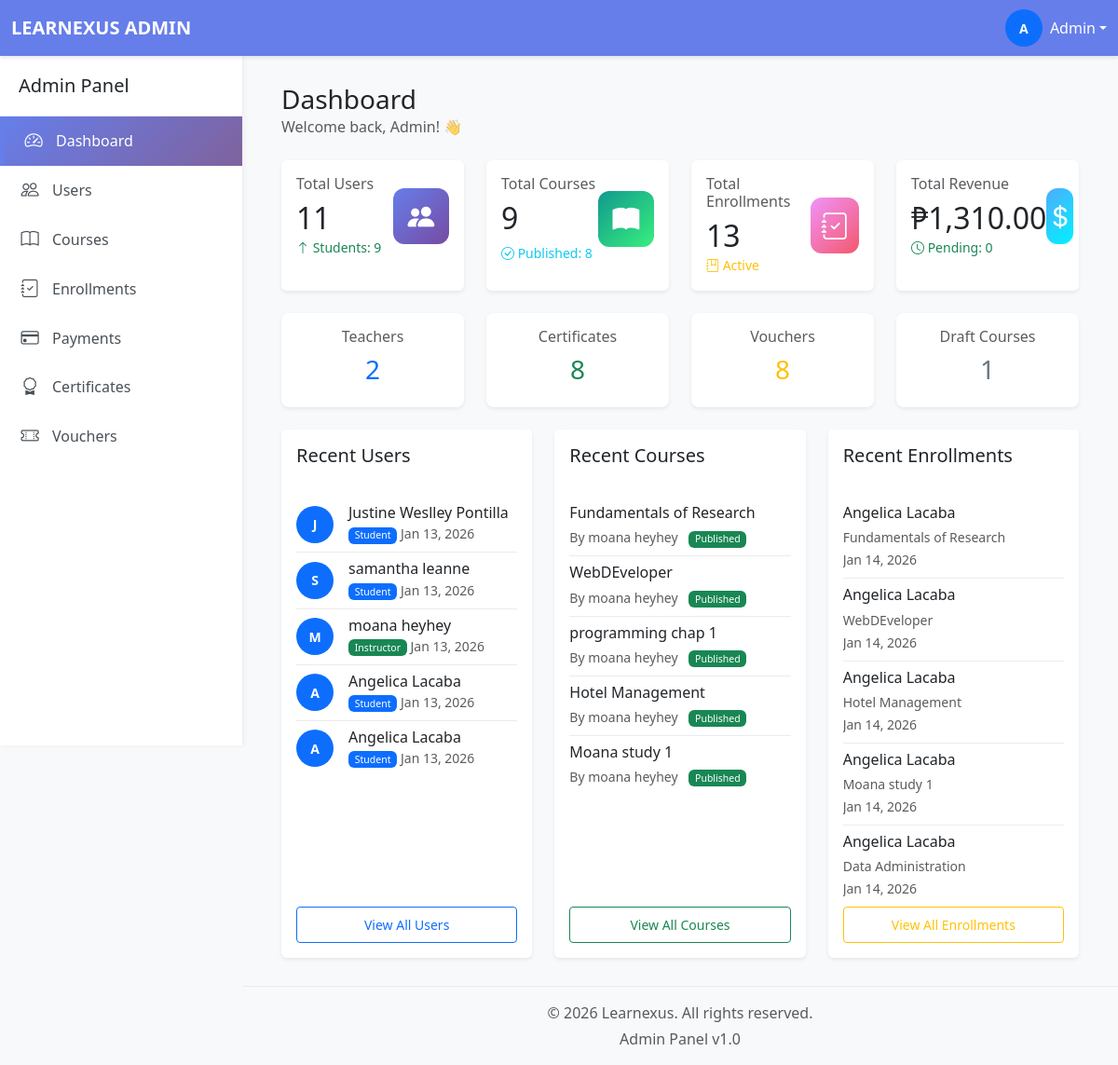
The app's page /admin/dashboard.php (signed in), older data.
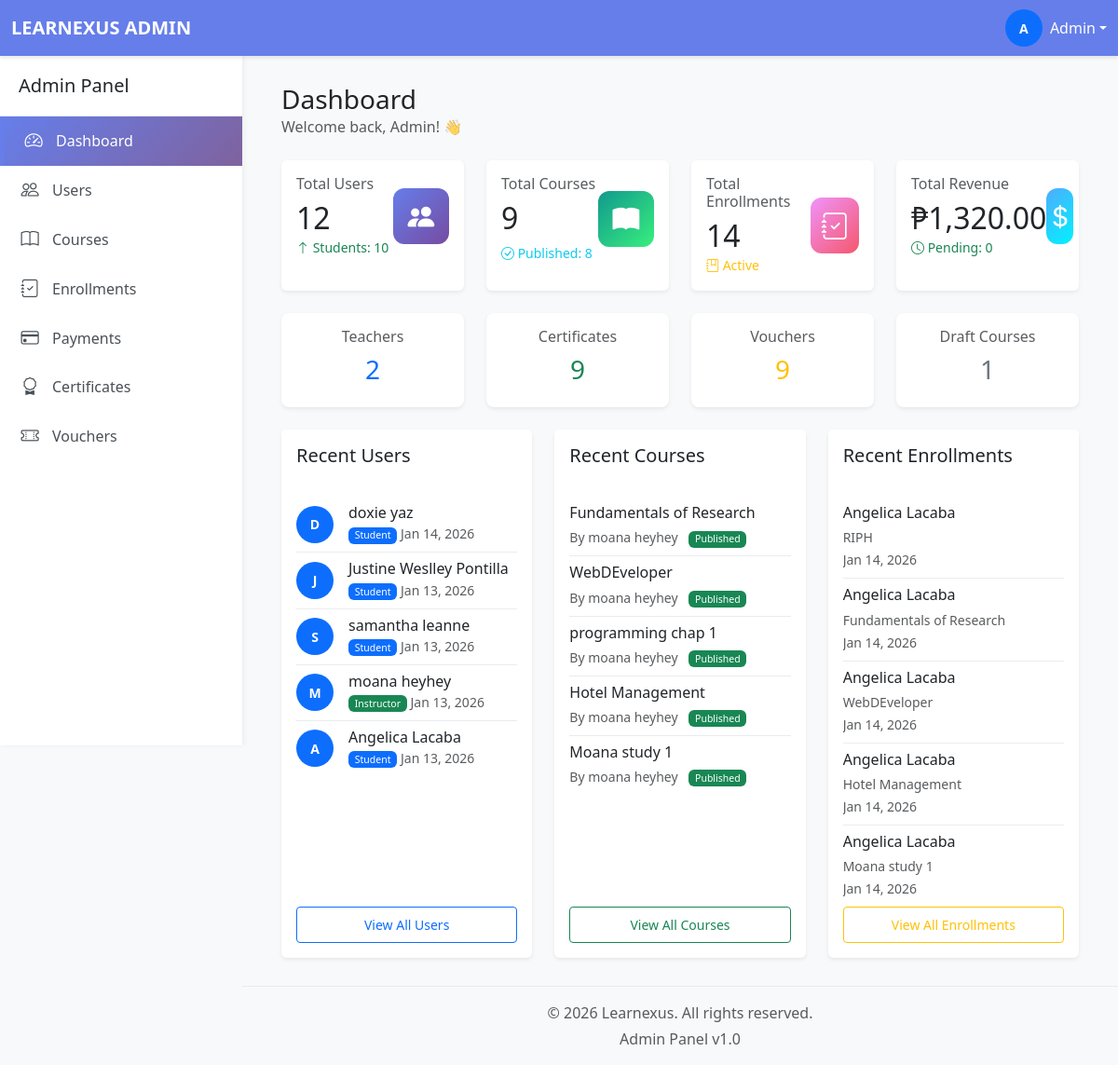
The same page, newer data.
### tables this page shows
CREATE TABLE `users` (
  `userID` int(11) NOT NULL,
  `email` varchar(255) NOT NULL,
  `passwordHash` varchar(255) NOT NULL,
  `firstName` varchar(100) NOT NULL,
  `lastName` varchar(100) NOT NULL,
  `middleInitial` varchar(5) NOT NULL,
  `phone` varchar(20) DEFAULT NULL,
  `avatar` varchar(255) DEFAULT NULL,
  `phoneVerified` tinyint(1) DEFAULT 0,
  `emailVerified` tinyint(1) DEFAULT 0,
  `role` enum('student','instructor','admin') DEFAULT 'student',
  `status` enum('active','inactive','suspended') DEFAULT 'active',
  `createdAt` timestamp NOT NULL DEFAULT current_timestamp(),
  `studentNumber` varchar(50) DEFAULT NULL,
  `teacherNumber` varchar(50) DEFAULT NULL
);

CREATE TABLE `courses` (
  `courseID` int(11) NOT NULL,
  `teacherID` int(11) NOT NULL,
  `title` varchar(255) NOT NULL,
  `description` text DEFAULT NULL,
  `price` decimal(10,2) DEFAULT 0.00,
  `category` varchar(100) DEFAULT NULL,
  `status` enum('draft','published','archived') DEFAULT 'draft',
  `passingScore` int(11) DEFAULT 70,
  `createdAt` timestamp NOT NULL DEFAULT current_timestamp()
);

CREATE TABLE `enrollments` (
  `enrollmentID` int(11) NOT NULL,
  `userID` int(11) NOT NULL,
  `courseID` int(11) NOT NULL,
  `paymentID` int(11) DEFAULT NULL,
  `progressPercentage` decimal(5,2) DEFAULT 0.00,
  `enrolledAt` timestamp NOT NULL DEFAULT current_timestamp(),
  `completedAt` timestamp NULL DEFAULT NULL,
  `status` enum('active','completed','dropped','pending') DEFAULT 'active'
);

### admin/dashboard.php (the view, shortened to what the changed rows need)
<?php
require_once '../database/db_connect.php';
try {
    $stmt = $conn->query("SELECT role, COUNT(*) as count FROM users GROUP BY role");
    $userStats = $stmt->fetchAll(PDO::FETCH_KEY_PAIR);
    $totalStudents = $userStats['student'] ?? 0;
    $totalTeachers = $userStats['instructor'] ?? 0;
    $totalUsers = $totalStudents + $totalTeachers;
    $stmt = $conn->query("SELECT status, COUNT(*) as count FROM courses GROUP BY status");
    $courseStats = $stmt->fetchAll(PDO::FETCH_KEY_PAIR);
    $publishedCourses = $courseStats['published'] ?? 0;
    $draftCourses = $courseStats['draft'] ?? 0;
    $archivedCourses = $courseStats['archived'] ?? 0;
    $totalCourses = $publishedCourses + $draftCourses + $archivedCourses;
    $stmt = $conn->query("SELECT COUNT(*) FROM enrollments");
    $totalEnrollments = $stmt->fetchColumn();
    $stmt = $conn->query("SELECT SUM(amount) FROM payments WHERE status = 'completed'");
    $totalRevenue = $stmt->fetchColumn() ?? 0;
    $stmt = $conn->query("SELECT COUNT(*) FROM payments WHERE status = 'pending'");
    $pendingPayments = $stmt->fetchColumn();
    $stmt = $conn->query("SELECT COUNT(*) FROM certificates");
    $totalCertificates = $stmt->fetchColumn();
    $stmt = $conn->query("SELECT COUNT(*) as total, SUM(isUsed) as used FROM vouchers");
    $voucherStats = $stmt->fetch();
    $totalVouchers = $voucherStats['total'] ?? 0;
    $stmt = $conn->query("SELECT userID, firstName, lastName, role, createdAt FROM users ORDER BY createdAt DESC LIMIT 5");
    $recentUsers = $stmt->fetchAll(PDO::FETCH_ASSOC);
    $stmt = $conn->query("
        SELECT c.courseID, c.title, c.status, c.createdAt, u.firstName, u.lastName
        FROM courses c
        JOIN users u ON c.teacherID = u.userID
        ORDER BY c.createdAt DESC
        LIMIT 5
    ");
    $recentCourses = $stmt->fetchAll(PDO::FETCH_ASSOC);
    $stmt = $conn->query("
        SELECT e.enrollmentID, e.enrolledAt, u.firstName, u.lastName, c.title
        FROM enrollments e
        JOIN users u ON e.userID = u.userID
        JOIN courses c ON e.courseID = c.courseID
        ORDER BY e.enrolledAt DESC
        LIMIT 5
    ");
    $recentEnrollments = $stmt->fetchAll(PDO::FETCH_ASSOC);
} catch (PDOException $e) {
    error_log("Dashboard Error: " . $e->getMessage());
}
include 'includes/header.php';
?>
<div class="main-content">
    <div class="container-fluid">
        <div class="d-flex justify-content-between align-items-center mb-4">
            <div>
                <h1 class="h3 mb-0">Dashboard</h1>
            </div>
        </div>
        <div class="row g-4 mb-4">
            <div class="col-xl-3 col-md-6">
                <div class="card stat-card border-0 shadow-sm h-100">
                    <div class="card-body">
                        <div class="d-flex justify-content-between align-items-center">
                            <div>
                                <h6 class="text-muted mb-2">Total Users</h6>
                                <h2 class="mb-0"><?php echo number_format($totalUsers); ?></h2>
                                <small class="text-success">
                                    <i class="bi bi-arrow-up"></i> Students: <?php echo $totalStudents; ?>
                                </small>
                            </div>
                        </div>
                    </div>
                </div>
            </div>
            <div class="col-xl-3 col-md-6">
                <div class="card stat-card border-0 shadow-sm h-100">
                    <div class="card-body">
                        <div class="d-flex justify-content-between align-items-center">
                            <div>
                                <h2 class="mb-0"><?php echo number_format($totalCourses); ?></h2>
                            </div>
                        </div>
                    </div>
                </div>
            </div>
            <div class="col-xl-3 col-md-6">
                <div class="card stat-card border-0 shadow-sm h-100">
                    <div class="card-body">
                        <div class="d-flex justify-content-between align-items-center">
                            <div>
                                <h6 class="text-muted mb-2">Total Enrollments</h6>
                                <h2 class="mb-0"><?php echo number_format($totalEnrollments); ?></h2>
                                <small class="text-warning">
                                    <i class="bi bi-journal-bookmark"></i> Active
                                </small>
                            </div>
                        </div>
                    </div>
                </div>
            </div>
            <div class="col-xl-3 col-md-6">
                <div class="card stat-card border-0 shadow-sm h-100">
                    <div class="card-body">
                        <div class="d-flex justify-content-between align-items-center">
                            <div>
                                <h6 class="text-muted mb-2">Total Revenue</h6>
                                <h2 class="mb-0">₱<?php echo number_format($totalRevenue, 2); ?></h2>
                                <small class="text-success">
                                    <i class="bi bi-clock"></i> Pending: <?php echo $pendingPayments; ?>
                                </small>
                            </div>
                        </div>
                    </div>
                </div>
            </div>
        </div>
        <div class="row g-4 mb-4">
            <div class="col-xl-3 col-md-6">
                <div class="card border-0 shadow-sm hover-stat">
                    <div class="card-body text-center">
                        <h6 class="text-muted">Certificates</h6>
                        <h3 class="text-success"><?php echo number_format($totalCertificates); ?></h3>
                    </div>
                </div>
            </div>
            <div class="col-xl-3 col-md-6">
                <div class="card border-0 shadow-sm hover-stat">
                    <div class="card-body text-center">
                        <h6 class="text-muted">Vouchers</h6>
                        <h3 class="text-warning"><?php echo number_format($totalVouchers); ?></h3>
                    </div>
                </div>
            </div>
        </div>
        <div class="row g-4">
            <div class="col-md-4 col-12">
                <div class="card border-0 shadow-sm h-100">
                    <div class="card-body d-flex flex-column">
                        <div class="flex-grow-1 overflow-auto">
                            <div class="list-group list-group-flush">
                                <?php if (empty($recentUsers)): ?>
                                    <p class="text-muted">No recent users</p>
                                <?php else: ?>
                                    <?php foreach ($recentUsers as $user): ?>
                                        <div class="list-group-item px-0">
                                            <div class="d-flex align-items-center">
                                                <div class="avatar-sm bg-primary text-white rounded-circle d-flex align-items-center justify-content-center me-3">
                                                    <?php echo strtoupper(substr($user['firstName'], 0, 1)); ?>
                                                </div>
                                                <div class="flex-grow-1">
                                                    <h6 class="mb-0"><?php echo htmlspecialchars($user['firstName'] . ' ' . $user['lastName']); ?></h6>
                                                    <small class="text-muted">
                                                        <span class="badge bg-<?php echo $user['role'] === 'student' ? 'primary' : 'success'; ?>">
                                                            <?php echo ucfirst($user['role']); ?>
                                                        </span>
                                                        <?php echo date('M d, Y', strtotime($user['createdAt'])); ?>
                                                    </small>
                                                </div>
                                            </div>
                                        </div>
                                    <?php endforeach; ?>
                                <?php endif; ?>
                            </div>
                        </div>
                    </div>
                </div>
            </div>
            <div class="col-md-4 col-12">
                <div class="card border-0 shadow-sm h-100">
                    <div class="card-body d-flex flex-column">
                        <div class="flex-grow-1 overflow-auto">
                            <div class="list-group list-group-flush">
                                <?php if (empty($recentCourses)): ?>
                                    <p class="text-muted">No recent courses</p>
                                <?php else: ?>
                                    <?php foreach ($recentCourses as $course): ?>
                                        <div class="list-group-item px-0">
                                            <h6 class="mb-1"><?php echo htmlspecialchars($course['title']); ?></h6>
                                            <small class="text-muted">
                                                By <?php echo htmlspecialchars($course['firstName'] . ' ' . $course['lastName']); ?>
                                                <span class="badge bg-<?php
                                                    echo $course['status'] === 'published' ? 'success' :
                                                        ($course['status'] === 'draft' ? 'warning' : 'secondary');
                                                ?> ms-2">
                                                    <?php echo ucfirst($course['status']); ?>
                                                </span>
                                            </small>
                                        </div>
                                    <?php endforeach; ?>
                                <?php endif; ?>
                            </div>
                        </div>
                    </div>
                </div>
            </div>
            <div class="col-md-4 col-12">
                <div class="card border-0 shadow-sm h-100">
                    <div class="card-body d-flex flex-column">
                        <div class="flex-grow-1 overflow-auto">
                            <div class="list-group list-group-flush">
                                <?php if (empty($recentEnrollments)): ?>
                                    <p class="text-muted">No recent enrollments</p>
                                <?php else: ?>
                                    <?php foreach ($recentEnrollments as $enrollment): ?>
                                        <div class="list-group-item px-0">
                                            <h6 class="mb-1"><?php echo htmlspecialchars($enrollment['firstName'] . ' ' . $enrollment['lastName']); ?></h6>
                                            <small class="text-muted">
                                                <?php echo htmlspecialchars($enrollment['title']); ?>
                                                <br>
                                                <?php echo date('M d, Y', strtotime($enrollment['enrolledAt'])); ?>
                                            </small>
                                        </div>
                                    <?php endforeach; ?>
                                <?php endif; ?>
                            </div>
                        </div>
                    </div>
                </div>
            </div>
        </div>
    </div>
</div>
<?php include 'includes/footer.php'; ?>

Row changes from the older to the newer data that the page shows:
no longer on this page (row unchanged): users: firstName "A", firstName+lastName "Angelica Lacaba", role "Student", createdAt "Jan 13, 2026"
no longer on this page (row unchanged): enrollments: userID.lastName "Angelica Lacaba", courseID.title "Data Administration", enrolledAt "Jan 14, 2026"
added users: firstName "D", firstName+lastName "doxie yaz", role "Student", createdAt "Jan 14, 2026"
added enrollments: userID.lastName "Angelica Lacaba", courseID.title "RIPH", enrolledAt "Jan 14, 2026"
Text that changed along with them:
$totalUsers: "11" → "12"
$totalStudents: "9" → "10"
$totalEnrollments: "13" → "14"
$totalRevenue: "1,310.00" → "1,320.00"
$totalCertificates: "8" → "9"
$totalVouchers: "8" → "9"
